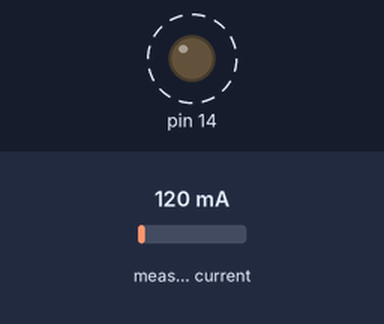
The sketch below on a simulated Arduino Uno, built with avr-gcc and run on an emulated ATmega328P. Shown: output pins drawn as LEDs (lit = HIGH). Dashed ring = blinking. The inputs (shaded band) are chosen by the test bench; at power-on: measured current 120 mA. The local clock reads 2024-03-15 10:24:30 at power-on unless the sketch sets it; storage starts empty; what the sketch prints to the serial monitor is not drawn.

Above: at 0.6 s.
Timing chart, 0 to 5.4 s (numbered marks = the images above):
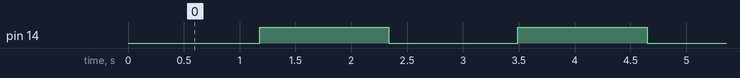

Measured:
- by itself, pin 14: alternates HIGH for 1.2 s and LOW for 1.2 s

The sketch:

Corriente.ino
```cpp
#include "EmonLib.h"
#include "FS.h"
#include "SPI.h"
#include "SD.h"
#include <RTClib.h>

// Crear una instancia EnergyMonitor
EnergyMonitor energyMonitor;
RTC_DS1307 rtc;
// Voltaje de nuestra red eléctrica
const int CS = 5;          // Chip Select de la SD
int a, b;
unsigned long timer = 0;
bool led = true;

void writeFile(fs::FS &fs, const char *path, const char *message) {
  File file = fs.open(path, FILE_WRITE);
  if (!file) {
    Serial.println("Failed to open file for writing");
    return;
  }
  if (!file.print(message)) {
    Serial.println("Write failed");
  }
  file.close();
}

void appendFile(fs::FS &fs, const char *path, const char *message) {
  File file = fs.open(path, FILE_APPEND);
  if (!file) {
    Serial.println("Failed to open file for appending");
    return;
  }
  if (!file.print(message)) {
    Serial.println("Append failed");
  }
  file.close();
}

void RTC_init() {
  rtc.begin();
  Serial.println(!rtc.isrunning() ? "RTC no funciona" : "RTC funcionando");
  if (!rtc.isrunning()) {
    Serial.println("Ajustando el reloj interno...");
    rtc.adjust(DateTime(F(__DATE__), F(__TIME__)));
    a = 1;
  } else {
    b = 1;
  }
  Serial.flush();
}

void setup() {
  Serial.begin(115200);
  pinMode(14, OUTPUT);

  if (!SD.begin(CS)) {
    Serial.println("Error al inicializar la SD");
    //while (1)  ;
  }
  Serial.println("SD inicializada correctamente");

  RTC_init();

  if (!SD.exists("/corr.txt")) {
    writeFile(SD, "/corr.txt", "Fecha Hora Corriente(A)");
  }
  energyMonitor.current(2, 11.11);
}

void loop() {
  double Irms = energyMonitor.calcIrms(1484);

  if (millis() - timer >= 1000) {
    if (led == true) {
      digitalWrite(14, HIGH);
    } else {
      digitalWrite(14, LOW);
    }
    led = !led;
    timer = millis();
  }

  DateTime now = rtc.now();
  String fecha = String(now.year()) + "/" + String(now.month()) + "/" + String(now.day()) + " " + String(now.hour()) + ":" + String(now.minute()) + ":" + String(now.second());

  double corriente1 = Irms*1.7;
  if(corriente1>0.2)corriente1 -= 0.2;
  String corr = String(corriente1);
  String Datos = fecha + " " + corr;
  Datos+='\n';
  Serial.print(Datos);

  //guardar datos
  appendFile(SD, "/corr.txt", Datos.c_str());
}
```
